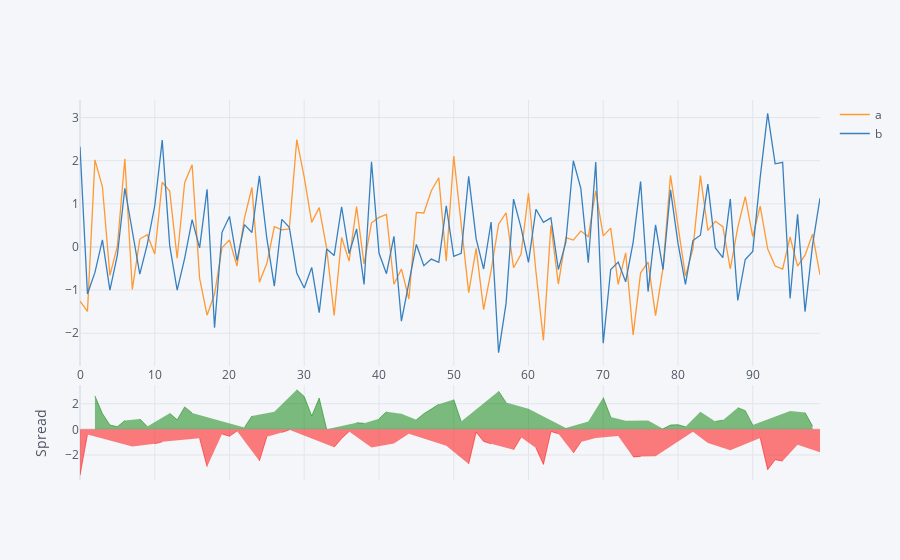

Source (notebook cell):
### Code cell
dataframe[['a','b']].iplot(kind='spread')
